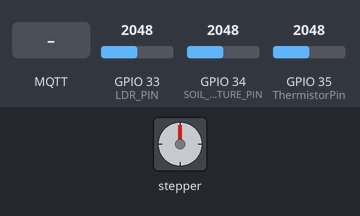
Bench run of a sketch on a simulated ESP32. Shown: stepper motor. The inputs (shaded band) are chosen by the test bench; at power-on: GPIO 34 (SOIL_MOISTURE_PIN) = 2048, GPIO 33 (LDR_PIN) = 2048, GPIO 35 (ThermistorPin) = 2048. WiFi joins after 1.5 s; servers stay silent unless stated; random numbers use the default seed unless the sketch sets one; no MQTT or app messages arrive unless stated; stepper angles assume 200 steps per turn; what the sketch prints to the serial monitor is not drawn.

Above: at 2.7 s.
2.8 s: MQTT message "1" arrives on the first subscribed topic
At 4.96 s:
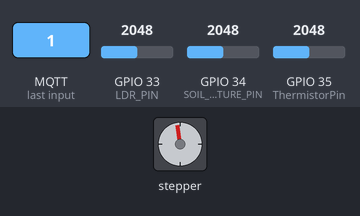
At 5.56 s:
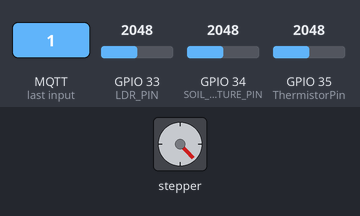
7.3 s: GPIO 34 (SOIL_MOISTURE_PIN) set to 845
12.8 s: GPIO 34 (SOIL_MOISTURE_PIN) set to 766
At 12.97 s:
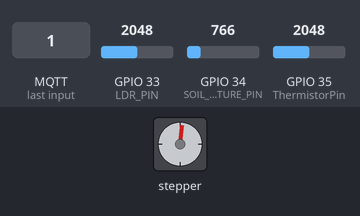
At 13.57 s:
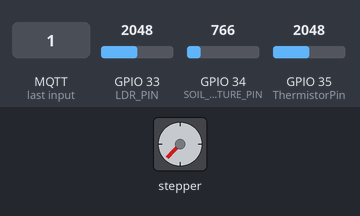
18.3 s: GPIO 34 (SOIL_MOISTURE_PIN) set to 491
21.8 s: GPIO 34 (SOIL_MOISTURE_PIN) set to 1228
23.3 s: GPIO 33 (LDR_PIN) set to 2866
Timing chart, 0 to 25.8 s (numbered marks = the images above; inputs shaded):
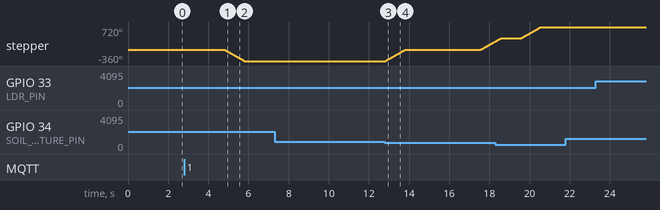

The sketch:

sketch.ino
```cpp
//WIFI and ADC2 Channels are not working together hence using ADC1 channels

#include <stdlib.h>
#include <string.h>
#include <ArduinoJson.h>

#include <WiFi.h>
#include <PubSubClient.h>

#include <Stepper.h>

#define ThermistorPin 35
#define LDR_PIN       33
#define SOIL_MOISTURE_PIN 34


#define R1  10000
#define C1  (float)1.009249522e-03
#define C2  (float)2.378405444e-04
#define C3  (float)2.019202697e-07

// Update these with values suitable for your network.
const char* ssid = "Wokwi-GUEST";
const char* password = "";
const char* mqtt_server = "industrial.api.ubidots.com";
const int stepsPerRevolution = 200;
String prev_temp = "";
String prev_ldr = "";
String prev_soil = "";
#define mqtt_port 1883
#define MQTT_USER "BBUS-vLMeqqA1T5zMXudRX0pJGri7nxc7rx"
#define MQTT_PASSWORD ""
#define MQTT_SERIAL_PUBLISH_LIGHT "/v1.6/devices/garden/light"
#define MQTT_SERIAL_PUBLISH_TEMPERATUE "/v1.6/devices/garden/temp"
#define MQTT_SERIAL_PUBLISH_SOIL "/v1.6/devices/garden/soil"
#define MQTT_SERIAL_RECEIVER_MOTOR "/v1.6/devices/garden/motor"
#define MQTT_SERIAL_RECEIVER_MOTOR_STATUS "/v1.6/devices/garden/mstatus"

bool mstatus = 0;

Stepper myStepper(stepsPerRevolution, 23, 22, 21, 19);

WiFiClient wifiClient;
PubSubClient client(wifiClient);

float avg[3]={0,0,0};


void setup_wifi() {
    delay(10);
    // We start by connecting to a WiFi network
    Serial.println();
    Serial.print("Connecting to ");
    Serial.println(ssid);
    WiFi.begin(ssid, password);
    while (WiFi.status() != WL_CONNECTED) {
      delay(500);
      Serial.print(".");
    }
    randomSeed(micros());
    Serial.println("");
    Serial.println("WiFi connected");
    Serial.println("IP address: ");
    Serial.println(WiFi.localIP());
}

void reconnect() {
  // Loop until we're reconnected
  while (!client.connected()) {
    Serial.print("Attempting MQTT connection...");
    // Create a random client ID
    String clientId = "ESP32Client-";
    clientId += String(random(0xffff), HEX);
    // Attempt to connect
    if (client.connect(clientId.c_str(),MQTT_USER,MQTT_PASSWORD)) {
      Serial.println("connected");
      //Once connected, publish an announcement...
      client.publish("/icircuit/presence/ESP32/", "hello world");
      // ... and resubscribe
      //client.subscribe(MQTT_SERIAL_RECEIVER_MOTOR);
    } else {
      Serial.print("failed, rc=");
      Serial.print(client.state());
      Serial.println(" try again in 5 seconds");
      // Wait 5 seconds before retrying
      delay(3000);
    }
  }
}

void callback(char* topic, byte *payload, unsigned int length) {
    StaticJsonDocument<256> doc;
    deserializeJson(doc, payload);

    JsonVariant answer = doc["value"];
    auto value = answer.as<int>();      // value = 1 or 0
    Serial.println("-------new message from broker-----");
    Serial.print("topic:");
    Serial.println(topic);
    Serial.print("Motor direction:");
    Serial.println(value);
    Serial.println();
    if(value == 0)
    {
      myStepper.step(-stepsPerRevolution);
      delay(500);
      mstatus = 1;
    }
    else if(value == 1)
    {
      myStepper.step(stepsPerRevolution);
      delay(500);
      mstatus = 0;
    }
}

void publishSerialData(const char *pub_str,const char *serialData){
  if (!client.connected()) {
    reconnect();
  }
  client.publish(pub_str, serialData);
}


void setup() {
  Serial.begin(115200);

  Serial.setTimeout(500);// Set time out for
  setup_wifi();
  client.setServer(mqtt_server, mqtt_port);
  client.setCallback(callback);
  reconnect();
  myStepper.setSpeed(60);
  client.subscribe(MQTT_SERIAL_RECEIVER_MOTOR);
}

//NTC Temparature Reading and Processing
float getTemperature(void)
{
  static int avgArrayIndex=0;
  int Vo;
  float logR2,R2, T, Tc;
  Vo = analogRead(ThermistorPin);
  R2 = R1 * (4096.0 / (float)Vo - 1.0);
  logR2 = log(R2);
  T = (1.0 / (C1 + C2*logR2 + C3*logR2*logR2*logR2));
  Tc = T - 273.15;
  avg[avgArrayIndex++] = Tc;
  if(avgArrayIndex > 2)
  avgArrayIndex = 0;
  Tc = (avg[0] + avg[1] + avg[2])/3;
  return Tc;
}


float getMoisturePercentage(void)
{
  float moisture_percentage;
  int sensor_analog;
  sensor_analog = analogRead(SOIL_MOISTURE_PIN);
  moisture_percentage = ( 100 - ( (sensor_analog/4096.00) * 100 ) );
  moisture_percentage = (float)moisture_percentage;
  return moisture_percentage;
}

float getLightPercentage(void)
{
  int ldrRawVal;
  float percentage;
  ldrRawVal = analogRead(LDR_PIN);
  percentage = ((float)((ldrRawVal*100)/4096));
//  percentage = 100 - percentage;
  return percentage;
}

void loop() {
  float lightpercentage = getLightPercentage();
  float temp = getTemperature();
  float soilMoisturePer = getMoisturePercentage();
  String temp_s(temp);
  String soilPer_s(soilMoisturePer);
  String lightPer_s(lightpercentage);

  String mstatus_s(mstatus);

  if(soilMoisturePer > 80.00)
  {
    myStepper.step(stepsPerRevolution);
    delay(500);
  }


  if (temp_s != prev_temp || lightPer_s != prev_ldr || soilPer_s != prev_soil) {

    DynamicJsonDocument jBuffer(1024);
    jBuffer["temperature"] = temp_s.c_str();
    jBuffer["LDR"] = lightPer_s.c_str();
    jBuffer["Moisture"] = soilPer_s.c_str();
    jBuffer["Motor"] = mstatus;

    publishSerialData(MQTT_SERIAL_RECEIVER_MOTOR_STATUS,mstatus_s.c_str());
    delay(2500);
    publishSerialData(MQTT_SERIAL_PUBLISH_SOIL,soilPer_s.c_str());
    delay(250);
    publishSerialData(MQTT_SERIAL_PUBLISH_TEMPERATUE,temp_s.c_str());
    delay(250);
    publishSerialData(MQTT_SERIAL_PUBLISH_LIGHT,lightPer_s.c_str());
    delay(250);
    client.loop();
    Serial.print("Temperature: ");
    Serial.print(temp_s.c_str());
    Serial.print(" C, LDR: ");
    Serial.print(lightPer_s.c_str());
    Serial.print("%");
    Serial.print(" Moisture Percentage = ");
    Serial.print(soilPer_s.c_str());
    Serial.println("%");
    prev_temp = temp_s;
    prev_ldr = lightPer_s;
    prev_soil = soilPer_s;

  } else {
    Serial.println("No change");
    delay(500);
  }

}
```

Measured:
- the behaviour switches between 820 and 819 on GPIO 34 (SOIL_MOISTURE_PIN) (found by bisection; images 2 and 3)
- after the input at 2.8 s, stepper: turns 360° counter-clockwise in 0.98 s, starting after 2.0 s
- after the input at 7.3 s, every drawn part: stays the same
- after the input at 12.8 s, stepper: turns 360° clockwise in 0.98 s, then 266° clockwise in 0.72 s
- after the input at 21.8 s, every drawn part: stays the same
- after the input at 23.3 s, every drawn part: stays the same
